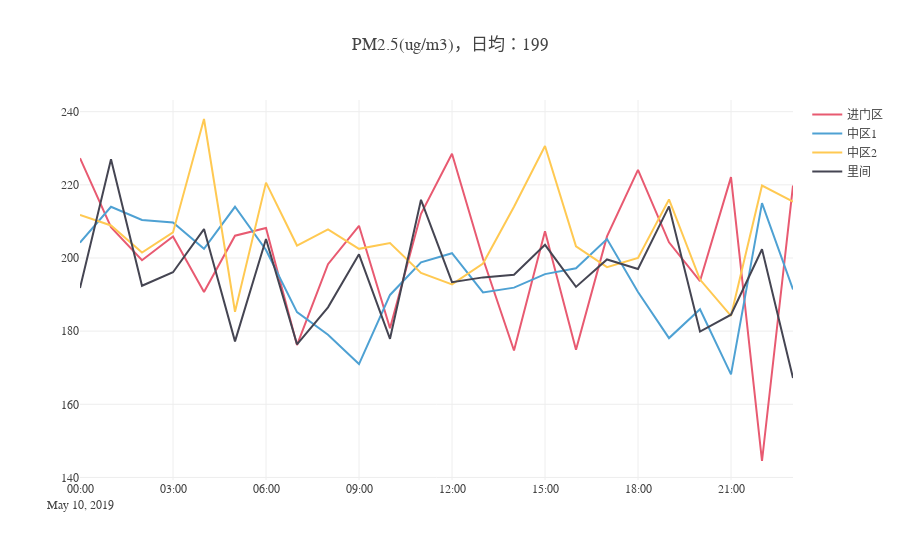

Source (notebook cell):
### Code cell
df = IEQ[['PM']].groupby(IEQ['zoneID']).resample('H').mean()
day_mean = IEQ['PM'].mean()
trace1 = go.Scatter(
    x = df.loc['进门区',:].index,
    y = df.loc['进门区','PM'],
    mode = 'lines',
    name = '进门区',
    marker=dict(color='#e85a71')
)
trace2 = go.Scatter(
    x = df.loc['中区1',:].index,
    y = df.loc['中区1','PM'],
    mode = 'lines',
    name = '中区1',
    marker=dict(color='#4ea1d3')
)
trace3 = go.Scatter(
    x = df.loc['中区2',:].index,
    y = df.loc['中区2','PM'],
    mode = 'lines',
    name = '中区2',
    marker=dict(color='#ffc952')
)
trace4 = go.Scatter(
   x = df.loc['里间',:].index,
    y = df.loc['里间','PM'],
    mode = 'lines',
    name = '里间',
    marker=dict(color='#454552')
)
data = [trace1, trace2, trace3, trace4]
layout = go.Layout(
    title='PM2.5(ug/m3)，日均：'+str(int(day_mean)),
    font=dict(family='微软雅黑')
)

fig1 = go.Figure(data=data, layout=layout)
plotly.offline.iplot(fig1)
pio.write_image(fig1, 'PM.jpeg', scale=5, width=800, height = 400)
